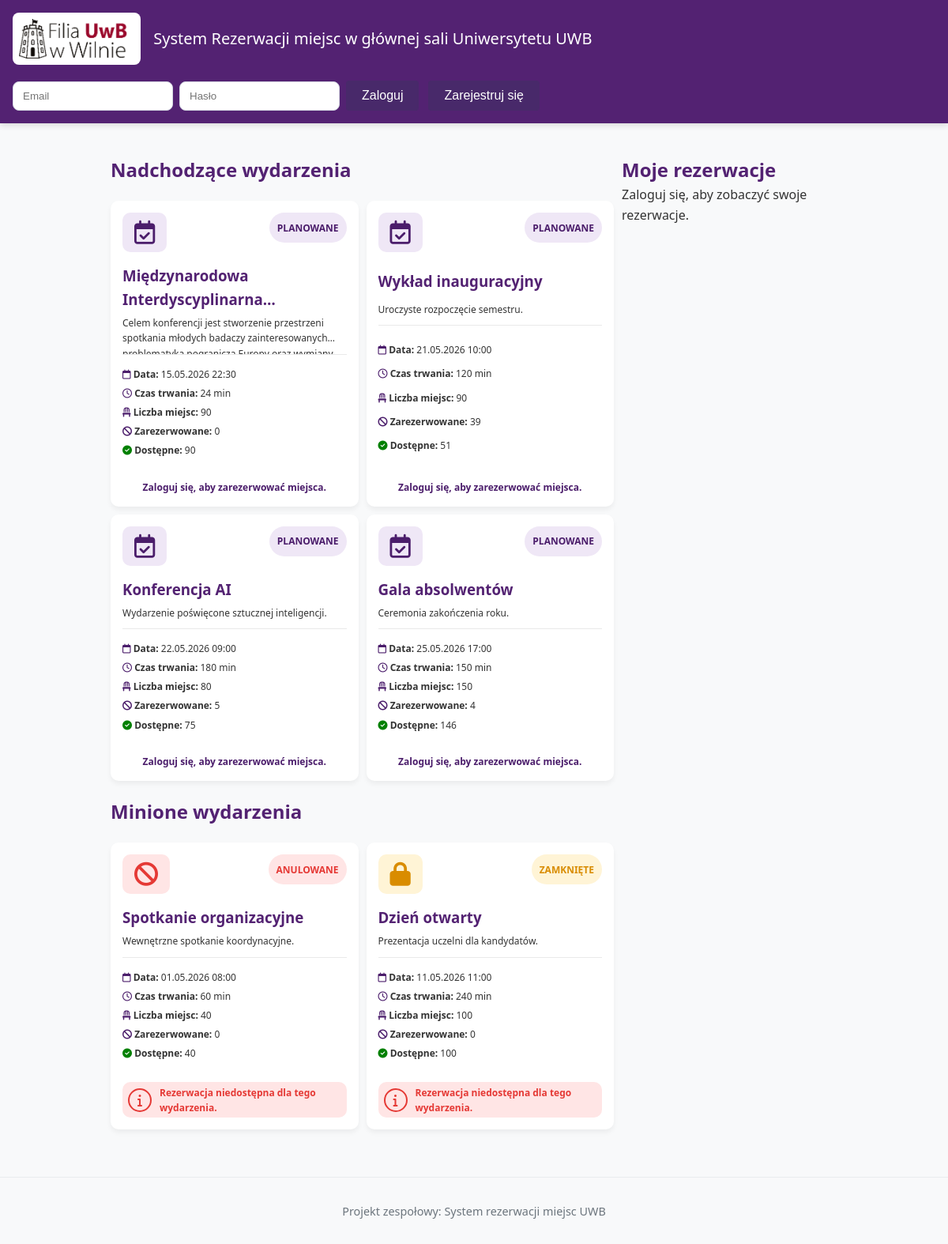
The page / on the database its author committed.
### tables this page shows
CREATE TABLE `events` (
  `id` int(11) NOT NULL,
  `name` varchar(255) NOT NULL,
  `description` text NOT NULL,
  `start_at` datetime NOT NULL,
  `duration_minutes` int(11) NOT NULL,
  `total_seats` int(11) NOT NULL,
  `status` enum('PLANOWANE','ZAMKNIĘTE','ANULOWANE') NOT NULL DEFAULT 'PLANOWANE',
  `created_by` int(11) NOT NULL,
  `created_at` timestamp NOT NULL DEFAULT current_timestamp()
);

### queries/events.php (called while the page is built)
<?php
$eventStmt = $pdo->query("
    SELECT id, name, description, start_at, duration_minutes, total_seats, status
    FROM events
    ORDER BY start_at ASC
");
$events = $eventStmt->fetchAll();
$seatStmt = $pdo->query("
    SELECT os.event_id, os.seat_number, os.user_id, u.first_name, u.last_name
    FROM occupied_seats os
    JOIN users u ON u.id = os.user_id
    WHERE os.status = 'AKTYWNA'
    ORDER BY os.event_id, os.seat_number
");
$occupiedSeatRows = $seatStmt->fetchAll();
foreach ($occupiedSeatRows as $row) {
    $eventId = (int) $row['event_id'];
    if (!isset($occupiedSeatsByEvent[$eventId])) {
        $occupiedSeatsByEvent[$eventId] = [];
    }
    $occupiedSeatsByEvent[$eventId][] = [
        'seat_number' => (int) $row['seat_number'],
        'user_id' => (int) $row['user_id'],
        'first_name' => $row['first_name'],
        'last_name' => $row['last_name'],
    ];
}

### includes/functions.php (called while the page is built, shortened)
<?php
function formatDatePl(string $date): string
{
    $timestamp = strtotime($date);
    return date('d.m.Y H:i', $timestamp);
}
function getAvailableSeats(array $event, array $occupiedSeatsByEvent): int
{
    $occupiedCount = count($occupiedSeatsByEvent[(int) $event['id']] ?? []);
    $available = (int) $event['total_seats'] - $occupiedCount;
    return max(0, $available);
}
function statusLabel(string $status): string
{
    return match ($status) {
        'PLANOWANE' => 'PLANOWANE',
        'ZAMKNIĘTE' => 'ZAMKNIĘTE',
        'ANULOWANE' => 'ANULOWANE',
        default => $status,
    };
}

### views/partials/event_card.php (the view, shortened to what this page needs)
<?php foreach ($events as $event): ?>
    <?php
    $eventOccupiedSeats = $occupiedSeatsByEvent[(int) $event['id']] ?? [];
    $occupiedCount = count($eventOccupiedSeats);
    $availableSeats = getAvailableSeats($event, $occupiedSeatsByEvent);
    $statusClass = match ($event['status']) {
        'PLANOWANE' => 'planned',
        'ZAMKNIĘTE' => 'closed',
        'ANULOWANE' => 'cancelled',
        default => 'planned'
    };
    ?>
    <div class="event-card">
        <div class="top">
            <i class="<?php
            if ($statusClass === 'planned'):
                echo "fa-regular fa-calendar-check ";
            elseif ($statusClass === 'closed'):
                echo "fa-solid fa-lock ";
            elseif ($statusClass === 'cancelled'):
                echo "fa-solid fa-ban ";
            endif;
            echo $statusClass; ?> icon"></i>
            <div class="status-badge <?php echo $statusClass; ?>">
                <?php echo htmlspecialchars(statusLabel($event['status'])); ?>
            </div>
        </div>
        <h3 title="<?php echo htmlspecialchars($event['name']); ?>"><?php echo htmlspecialchars($event['name']); ?></h3>
        <p class="description" title="<?php echo htmlspecialchars($event['description']); ?>"><?php echo htmlspecialchars($event['description']); ?></p>
        <p><i class="fa-regular fa-calendar"></i> <strong>Data:</strong>
            <?php echo htmlspecialchars(formatDatePl($event['start_at'])); ?></p>
        <p><i class="fa-regular fa-clock"></i> <strong>Czas trwania:</strong>
            <?php echo (int) $event['duration_minutes']; ?> min</p>
        <p><i class="fa-solid fa-chair"></i> <strong>Liczba miejsc:</strong> <?php echo (int) $event['total_seats']; ?></p>
        <p><i class="fa-solid fa-ban"></i> <strong>Zarezerwowane:</strong> <?php echo $occupiedCount; ?></p>
        <p>
            <i class="fa-solid fa-circle-check" style="color: <?php if ($availableSeats <= 0 && $event['status'] === 'PLANOWANE'):
                echo "grey";
            else:
                echo "green";
            endif; ?>;"></i>
            <strong>Dostępne:</strong>
            <?php echo $availableSeats; ?>
        </p>
        <div class="event-actions">
            <?php if ($currentUser && $event['status'] === 'PLANOWANE' && $availableSeats > 0): ?>
                <button class="btn btn-reserve open-reservation-modal" data-event-id="<?php echo (int) $event['id']; ?>"
                    data-event-name="<?php echo htmlspecialchars($event['name']); ?>"
                    data-total-seats="<?php echo (int) $event['total_seats']; ?>"
                    data-available-seats="<?php echo $availableSeats; ?>"
                    data-occupied-seats='<?php echo htmlspecialchars(json_encode($eventOccupiedSeats), ENT_QUOTES, 'UTF-8'); ?>'>
                    Rezerwuj
                    <i class="fa-solid fa-chevron-right"></i>
                </button>
            <?php elseif (!$currentUser && $event['status'] === 'PLANOWANE' && $availableSeats > 0): ?>
                <p class="reserve-note">Zaloguj się, aby zarezerwować miejsca.</p>
            <?php elseif ($availableSeats <= 0 && $event['status'] === 'PLANOWANE'): ?>
                <p class="blocked-msg">Wszystkie miejsca zajęte</p>
            <?php else: ?>
                <div class="blocked-msg">
                    <i class="fa-solid fa-info"></i>
                    <p> Rezerwacja niedostępna dla tego wydarzenia.</p>
                </div>
            <?php endif; ?>
        </div>
    </div>
<?php endforeach; ?>

### rows shown on the page
events: status "PLANOWANE", name "Międzynarodowa…", description "Celem konferencji jest stworzenie przestrzeni spotkania młodych badaczy…", start_at "15.05.2026 22:30", duration_minutes "24", total_seats "90", id "0", shows "Zaloguj się, aby zarezerwować miejsca."
events: status "PLANOWANE", name "Wykład inauguracyjny", description "Uroczyste rozpoczęcie semestru.", start_at "21.05.2026 10:00", duration_minutes "120", total_seats "90", id "39", availableSeats "51", shows "Zaloguj się, aby zarezerwować miejsca."
events: status "PLANOWANE", name "Konferencja AI", description "Wydarzenie poświęcone sztucznej inteligencji.", start_at "22.05.2026 09:00", duration_minutes "180", total_seats "80", id "5", availableSeats "75", shows "Zaloguj się, aby zarezerwować miejsca."
events: status "PLANOWANE", name "Gala absolwentów", description "Ceremonia zakończenia roku.", start_at "25.05.2026 17:00", duration_minutes "150", total_seats "150", id "4", availableSeats "146", shows "Zaloguj się, aby zarezerwować miejsca."
events: status "ANULOWANE", name "Spotkanie organizacyjne", description "Wewnętrzne spotkanie koordynacyjne.", start_at "01.05.2026 08:00", duration_minutes "60", total_seats "40", id "0", shows "Rezerwacja niedostępna dla tego wydarzenia."
events: status "ZAMKNIĘTE", name "Dzień otwarty", description "Prezentacja uczelni dla kandydatów.", start_at "11.05.2026 11:00", duration_minutes "240", total_seats "100", id "0", shows "Rezerwacja niedostępna dla tego wydarzenia."
